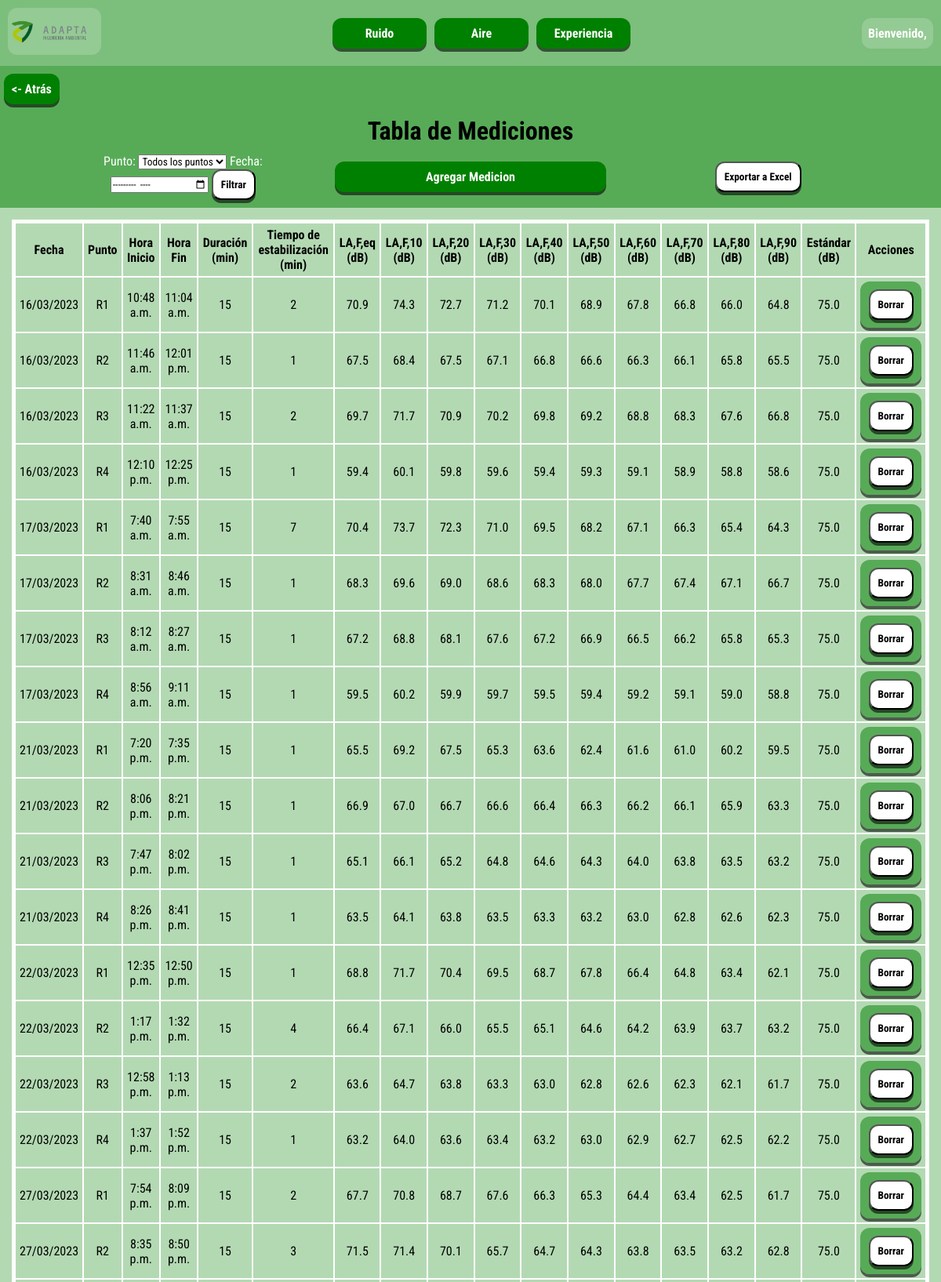
Page /ruido/tabla-mediciones/ (signed in, upper part) on the committed database.
### servicios_adapta_app/models.py (models this page shows, shortened)
class Medicion(models.Model):
    fecha_inicio = models.DateField()
    punto = models.ForeignKey(Punto, on_delete=models.CASCADE)
    hora_inicio = models.TimeField()
    hora_fin = models.TimeField()
    minutos = models.IntegerField()
    minuto_estabilizacion = models.IntegerField()
    laeq = models.FloatField()
    l10 = models.FloatField()
    l20 = models.FloatField()
    l30 = models.FloatField()
    l40 = models.FloatField()
    l50 = models.FloatField()
    l60 = models.FloatField()
    l70 = models.FloatField()
    l80 = models.FloatField()
    l90 = models.FloatField()
    estandard = models.FloatField()

class Punto(models.Model):
    id = models.AutoField(primary_key=True)
    proyecto = models.ForeignKey(Proyecto, on_delete=models.CASCADE)
    nombre = models.CharField(max_length=100)

### servicios_adapta_app/views.py (the view)
# urls.py: path('ruido/tabla-mediciones/', views.mediciones_view, name='tabla_mediciones'),
def mediciones_view(request):
    if request.user.is_authenticated:
        punto_filtro = request.session.get('punto_filtro', None)
        fecha_filtro = request.GET.get('fecha_filtro')
        if request.method == 'POST':
            punto_filtro = request.session['punto_filtro']
            fecha_filtro = request.session['fecha_filtro']
            mediciones = Medicion.objects.all().order_by('fecha_inicio', 'punto__id')
            if punto_filtro:
                mediciones = mediciones.filter(punto_id=punto_filtro)
            if fecha_filtro:
                fecha_filtro = datetime.strptime(fecha_filtro, "%Y-%m")
                mediciones = mediciones.filter(fecha_inicio__year=fecha_filtro.year, fecha_inicio__month=fecha_filtro.month)
                fecha_filtro = fecha_filtro.strftime("%Y-%m")
            if mediciones.exists():
                data = {
                    'Fecha': [medicion.fecha_inicio for medicion in mediciones],
                    'Punto': [medicion.punto.nombre for medicion in mediciones],
                    'Hora Inicio': [medicion.hora_inicio for medicion in mediciones],
                    'Hora Fin': [medicion.hora_fin for medicion in mediciones],
                    'Duración (min)': [medicion.minutos for medicion in mediciones],
                    'Tiempo de estabilización (min)': [medicion.minuto_estabilizacion for medicion in mediciones],
                    'LA,F,eq (dB)': [medicion.laeq for medicion in mediciones],
                    'LA,F,10 (dB)': [medicion.l10 for medicion in mediciones],
                    'LA,F,20 (dB)': [medicion.l20 for medicion in mediciones],
                    'LA,F,30 (dB)': [medicion.l30 for medicion in mediciones],
                    'LA,F,40 (dB)': [medicion.l40 for medicion in mediciones],
                    'LA,F,50 (dB)': [medicion.l50 for medicion in mediciones],
                    'LA,F,60 (dB)': [medicion.l60 for medicion in mediciones],
                    'LA,F,70 (dB)': [medicion.l70 for medicion in mediciones],
                    'LA,F,80 (dB)': [medicion.l80 for medicion in mediciones],
                    'LA,F,90 (dB)': [medicion.l90 for medicion in mediciones],
                    'Estándar (dB)': [medicion.estandard for medicion in mediciones],
                }
                df = pd.DataFrame(data)
                df['Fecha'] = df['Fecha'].astype(str)
                df['Fecha'] = pd.to_datetime(df['Fecha']).dt.date
                df['Hora Inicio'] = df['Hora Inicio'].astype(str)
                df['Hora Inicio'] = df['Hora Inicio'].apply(eliminarFracciones)
                df['Hora Inicio'] = pd.to_datetime(df['Hora Inicio'], format='%H:%M:%S')
                df['Hora Inicio'] = df['Hora Inicio'].apply(lambda x: x.strftime('%H:%M') if pd.notnull(x) else '')
                df['Hora Fin'] = df['Hora Fin'].astype(str)
                df['Hora Fin'] = df['Hora Fin'].apply(eliminarFracciones)
                df['Hora Fin'] = pd.to_datetime(df['Hora Fin'], format='%H:%M:%S')
                df['Hora Fin'] = df['Hora Fin'].apply(lambda x: x.strftime('%H:%M') if pd.notnull(x) else '')
                df['LA,F,eq (dB)'] = df['LA,F,eq (dB)'].round(1)
                df['LA,F,10 (dB)'] = df['LA,F,10 (dB)'].round(1)
                df['LA,F,20 (dB)'] = df['LA,F,20 (dB)'].round(1)
                df['LA,F,30 (dB)'] = df['LA,F,30 (dB)'].round(1)
                df['LA,F,40 (dB)'] = df['LA,F,40 (dB)'].round(1)
                df['LA,F,50 (dB)'] = df['LA,F,50 (dB)'].round(1)
                df['LA,F,60 (dB)'] = df['LA,F,60 (dB)'].round(1)
                df['LA,F,70 (dB)'] = df['LA,F,70 (dB)'].round(1)
                df['LA,F,80 (dB)'] = df['LA,F,80 (dB)'].round(1)
                df['LA,F,90 (dB)'] = df['LA,F,90 (dB)'].round(1)
                excel_file = pd.ExcelWriter('tabla_mediciones.xlsx')
                df.to_excel(excel_file, sheet_name='Tabla de Mediciones', index=False)
                excel_file.close()
                request.session['punto_filtro'] = punto_filtro
                request.session['fecha_filtro'] = fecha_filtro
                with open('tabla_mediciones.xlsx', 'rb') as f:
                    response = HttpResponse(f.read(), content_type='application/vnd.openxmlformats-officedocument.spreadsheetml.sheet')
                    response['Content-Disposition'] = 'attachment; filename=tabla_mediciones.xlsx'
                    return response
        else:
            mediciones = Medicion.objects.all().order_by('fecha_inicio', 'punto__id')
            puntos = Punto.objects.all()
            punto_filtro = request.GET.get('punto')
            fecha_filtro = request.GET.get('fecha_filtro')
            if punto_filtro:
                mediciones = mediciones.filter(punto = punto_filtro)
            if fecha_filtro:
                fecha_filtro = datetime.strptime(fecha_filtro, "%Y-%m")
                mediciones = mediciones.filter(fecha_inicio__year=fecha_filtro.year, fecha_inicio__month=fecha_filtro.month)
                fecha_filtro = fecha_filtro.strftime("%Y-%m")
            request.session['punto_filtro'] = punto_filtro
            request.session['fecha_filtro'] = fecha_filtro
            context = {'mediciones': mediciones, 'puntos': puntos, 'punto_filtro': punto_filtro, 'fecha_filtro': fecha_filtro }
            return render(request, './servicios_adapta_app/tabla_mediciones.html', context)
    else:
        return redirect('login')

### servicios_adapta_app/templates/servicios_adapta_app/tabla_mediciones.html (shortened to what this page needs)
{% extends './base.html' %}
{% load humanize %}
{% block content %}
<div class="tableForm">
    <div class="top-section">
        <div class="div-atras">
            <a class="boton-atras" href="{% url 'menu-ruido' %}"> <- Atrás</a>
        </div>
        <h1>Tabla de Mediciones</h1>
        <div class="sub-section">
            <form method="GET" action="{% url 'tabla_mediciones' %}">
                <label for="punto">Punto:</label>
                <select name="punto">
                    <option value="">Todos los puntos</option>
                </select>
                <label for="fecha_filtro">Fecha:</label>
                <input type="month" id="fecha_filtro" name="fecha_filtro" value="{{ fecha_filtro|date:'Y-m' }}">
                <button type="submit">Filtrar</button>
            </form>
            <a href="{% url 'agregar-medicion' %}">Agregar Medicion</a>
            <form method="POST" action="{% url 'tabla_mediciones' %}">
                <button type="submit">Exportar a Excel</button>
            </form>
        </div>
    </div>
    <div class="table-section">
        <table>
            <thead>
                <tr>
                    <th>Fecha</th>
                    <th>Punto</th>
                    <th>Hora Inicio</th>
                    <th>Hora Fin</th>
                    <th>Duración (min)</th>
                    <th>Tiempo de estabilización (min)</th>
                    <th>LA,F,eq (dB)</th>
                    <th>LA,F,10 (dB)</th>
                    <th>LA,F,20 (dB)</th>
                    <th>LA,F,30 (dB)</th>
                    <th>LA,F,40 (dB)</th>
                    <th>LA,F,50 (dB)</th>
                    <th>LA,F,60 (dB)</th>
                    <th>LA,F,70 (dB)</th>
                    <th>LA,F,80 (dB)</th>
                    <th>LA,F,90 (dB)</th>
                    <th>Estándar (dB)</th>
                    <th>Acciones</th>
                </tr>
            </thead>
            <tbody>
                {% for medicion in mediciones %}
                <tr>
                    <td>{{ medicion.fecha_inicio|date:"d/m/Y" }}</td>
                    <td>{{ medicion.punto.nombre }}</td>
                    <td>{{ medicion.hora_inicio }}</td>
                    <td>{{ medicion.hora_fin }}</td>
                    <td>{{ medicion.minutos }}</td>
                    <td>{{ medicion.minuto_estabilizacion }}</td>
                    <td>{{ medicion.laeq|floatformat:1 }}</td>
                    <td>{{ medicion.l10|floatformat:1 }}</td>
                    <td>{{ medicion.l20|floatformat:1 }}</td>
                    <td>{{ medicion.l30|floatformat:1 }}</td>
                    <td>{{ medicion.l40|floatformat:1 }}</td>
                    <td>{{ medicion.l50|floatformat:1 }}</td>
                    <td>{{ medicion.l60|floatformat:1 }}</td>
                    <td>{{ medicion.l70|floatformat:1 }}</td>
                    <td>{{ medicion.l80|floatformat:1 }}</td>
                    <td>{{ medicion.l90|floatformat:1 }}</td>
                    <td>{{ medicion.estandard }}</td>
                    <td>
                        <form method="POST" action="{% url 'borrar_medicion' medicion.id %}">
                            <button type="submit">Borrar</button>
                        </form>
                    </td>
                </tr>
                {% endfor %}
            </tbody>
        </table>
    </div>
</div>
{% endblock %}

### servicios_adapta_app/static/main.css (style rules this page uses)
* { margin: 0; padding: 0; font-family: 'Roboto Condensed', sans-serif; }
body { height: 100vh; }

### servicios_adapta_app/static/form.css (style rules this page uses)
form { background-color: rgba(0, 128, 0, 0.514); border-radius: 12px; padding: 10px; box-shadow: 0px 4px rgba(0, 0, 0, 0.577); color: white }
form button { font-weight: bold; background-color: white; border-radius: 12px; box-shadow: 0px 4px rgba(0, 0, 0, 0.577); padding: 10px; }

### servicios_adapta_app/static/tabla-mediciones.css (style rules this page uses)
.tableForm { background-color: rgba(0, 128, 0, 0.297); min-height: 100vh; min-width: 100%; display: flex; flex-direction: column; }
.top-section { align-items: center; justify-content: center; display: flex; flex-direction: column; width: 100%; background-color: rgba(0, 128, 0, 0.514); }
.top-section h1 { width: 100%; margin-top: 15px; font-weight: bold; text-align: center; }
.sub-section { width: 90%; display: flex; flex-wrap: wrap; align-items: center; justify-content: center; gap: 20px; }
.sub-section form, .sub-section a, .sub-section button { flex: 1; text-align: center; }
.sub-section form { background-color: transparent; box-shadow: none; border-radius: none; }
.sub-section a { text-decoration: none; color: white; font-weight: bold; background-color: green; border-radius: 12px; box-shadow: 0px 4px rgba(0, 0, 0, 0.577); padding: 10px; transition: background-color .2s; }
.table-section { align-items: center; justify-content: center; display: flex; flex-direction: column; padding: 15px; }
.table-section table, td, th { text-align: center; border-collapse: collapse; border: 2px solid white; }
.table-section table { border: 5px solid white; }
.table-section td, th { padding: 5px; }

### servicios_adapta_app/static/tabla-experiencia.css (style rules this page uses)
.div-atras { padding-left: 10px; padding-top: 10px; display: flex; justify-content: start; width: 100%; }
.experiencia-sub-section a, .boton-atras { text-decoration: none; color: white; font-weight: bold; background-color: green; border-radius: 12px; box-shadow: 0px 4px rgba(0, 0, 0, 0.577); padding: 10px; transition: background-color .2s; }

### rows in the picture
Medicion: fecha_inicio "16/03/2023", punto.nombre "R1", hora_inicio "10:48 a.m.", hora_fin "11:04 a.m.", minutos "15", minuto_estabilizacion "2", laeq "70.9", l10 "74.3", l20 "72.7", l30 "71.2", l40 "70.1", l50 "68.9", l60 "67.8", l70 "66.8", l80 "66.0", l90 "64.8", estandard "75.0"
Medicion: fecha_inicio "16/03/2023", punto.nombre "R2", hora_inicio "11:46 a.m.", hora_fin "12:01 p.m.", minutos "15", minuto_estabilizacion "1", laeq "67.5", l10 "68.4", l20 "67.5", l30 "67.1", l40 "66.8", l50 "66.6", l60 "66.3", l70 "66.1", l80 "65.8", l90 "65.5", estandard "75.0"
Medicion: fecha_inicio "16/03/2023", punto.nombre "R3", hora_inicio "11:22 a.m.", hora_fin "11:37 a.m.", minutos "15", minuto_estabilizacion "2", laeq "69.7", l10 "71.7", l20 "70.9", l30 "70.2", l40 "69.8", l50 "69.2", l60 "68.8", l70 "68.3", l80 "67.6", l90 "66.8", estandard "75.0"
Medicion: fecha_inicio "16/03/2023", punto.nombre "R4", hora_inicio "12:10 p.m.", hora_fin "12:25 p.m.", minutos "15", minuto_estabilizacion "1", laeq "59.4", l10 "60.1", l20 "59.8", l30 "59.6", l40 "59.4", l50 "59.3", l60 "59.1", l70 "58.9", l80 "58.8", l90 "58.6", estandard "75.0"
Medicion: fecha_inicio "17/03/2023", punto.nombre "R1", hora_inicio "7:40 a.m.", hora_fin "7:55 a.m.", minutos "15", minuto_estabilizacion "7", laeq "70.4", l10 "73.7", l20 "72.3", l30 "71.0", l40 "69.5", l50 "68.2", l60 "67.1", l70 "66.3", l80 "65.4", l90 "64.3", estandard "75.0"
Medicion: fecha_inicio "17/03/2023", punto.nombre "R2", hora_inicio "8:31 a.m.", hora_fin "8:46 a.m.", minutos "15", minuto_estabilizacion "1", laeq "68.3", l10 "69.6", l20 "69.0", l30 "68.6", l40 "68.3", l50 "68.0", l60 "67.7", l70 "67.4", l80 "67.1", l90 "66.7", estandard "75.0"
Medicion: fecha_inicio "17/03/2023", punto.nombre "R3", hora_inicio "8:12 a.m.", hora_fin "8:27 a.m.", minutos "15", minuto_estabilizacion "1", laeq "67.2", l10 "68.8", l20 "68.1", l30 "67.6", l40 "67.2", l50 "66.9", l60 "66.5", l70 "66.2", l80 "65.8", l90 "65.3", estandard "75.0"
Medicion: fecha_inicio "17/03/2023", punto.nombre "R4", hora_inicio "8:56 a.m.", hora_fin "9:11 a.m.", minutos "15", minuto_estabilizacion "1", laeq "59.5", l10 "60.2", l20 "59.9", l30 "59.7", l40 "59.5", l50 "59.4", l60 "59.2", l70 "59.1", l80 "59.0", l90 "58.8", estandard "75.0"
Medicion: fecha_inicio "21/03/2023", punto.nombre "R1", hora_inicio "7:20 p.m.", hora_fin "7:35 p.m.", minutos "15", minuto_estabilizacion "1", laeq "65.5", l10 "69.2", l20 "67.5", l30 "65.3", l40 "63.6", l50 "62.4", l60 "61.6", l70 "61.0", l80 "60.2", l90 "59.5", estandard "75.0"
Medicion: fecha_inicio "21/03/2023", punto.nombre "R2", hora_inicio "8:06 p.m.", hora_fin "8:21 p.m.", minutos "15", minuto_estabilizacion "1", laeq "66.9", l10 "67.0", l20 "66.7", l30 "66.6", l40 "66.4", l50 "66.3", l60 "66.2", l70 "66.1", l80 "65.9", l90 "63.3", estandard "75.0"
Medicion: fecha_inicio "21/03/2023", punto.nombre "R3", hora_inicio "7:47 p.m.", hora_fin "8:02 p.m.", minutos "15", minuto_estabilizacion "1", laeq "65.1", l10 "66.1", l20 "65.2", l30 "64.8", l40 "64.6", l50 "64.3", l60 "64.0", l70 "63.8", l80 "63.5", l90 "63.2", estandard "75.0"
Medicion: fecha_inicio "21/03/2023", punto.nombre "R4", hora_inicio "8:26 p.m.", hora_fin "8:41 p.m.", minutos "15", minuto_estabilizacion "1", laeq "63.5", l10 "64.1", l20 "63.8", l30 "63.5", l40 "63.3", l50 "63.2", l60 "63.0", l70 "62.8", l80 "62.6", l90 "62.3", estandard "75.0"
Medicion: fecha_inicio "22/03/2023", punto.nombre "R1", hora_inicio "12:35 p.m.", hora_fin "12:50 p.m.", minutos "15", minuto_estabilizacion "1", laeq "68.8", l10 "71.7", l20 "70.4", l30 "69.5", l40 "68.7", l50 "67.8", l60 "66.4", l70 "64.8", l80 "63.4", l90 "62.1", estandard "75.0"
Medicion: fecha_inicio "22/03/2023", punto.nombre "R2", hora_inicio "1:17 p.m.", hora_fin "1:32 p.m.", minutos "15", minuto_estabilizacion "4", laeq "66.4", l10 "67.1", l20 "66.0", l30 "65.5", l40 "65.1", l50 "64.6", l60 "64.2", l70 "63.9", l80 "63.7", l90 "63.2", estandard "75.0"
Medicion: fecha_inicio "22/03/2023", punto.nombre "R3", hora_inicio "12:58 p.m.", hora_fin "1:13 p.m.", minutos "15", minuto_estabilizacion "2", laeq "63.6", l10 "64.7", l20 "63.8", l30 "63.3", l40 "63.0", l50 "62.8", l60 "62.6", l70 "62.3", l80 "62.1", l90 "61.7", estandard "75.0"
Medicion: fecha_inicio "22/03/2023", punto.nombre "R4", hora_inicio "1:37 p.m.", hora_fin "1:52 p.m.", minutos "15", minuto_estabilizacion "1", laeq "63.2", l10 "64.0", l20 "63.6", l30 "63.4", l40 "63.2", l50 "63.0", l60 "62.9", l70 "62.7", l80 "62.5", l90 "62.2", estandard "75.0"
Medicion: fecha_inicio "27/03/2023", punto.nombre "R1", hora_inicio "7:54 p.m.", hora_fin "8:09 p.m.", minutos "15", minuto_estabilizacion "2", laeq "67.7", l10 "70.8", l20 "68.7", l30 "67.6", l40 "66.3", l50 "65.3", l60 "64.4", l70 "63.4", l80 "62.5", l90 "61.7", estandard "75.0"
Medicion: fecha_inicio "27/03/2023", punto.nombre "R2", hora_inicio "8:35 p.m.", hora_fin "8:50 p.m.", minutos "15", minuto_estabilizacion "3", laeq "71.5", l10 "71.4", l20 "70.1", l30 "65.7", l40 "64.7", l50 "64.3", l60 "63.8", l70 "63.5", l80 "63.2", l90 "62.8", estandard "75.0"
